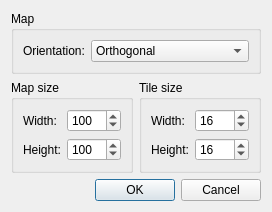
<?xml version="1.0" encoding="UTF-8"?>
<ui version="4.0">
 <class>NewMapDialog</class>
 <widget class="QDialog" name="NewMapDialog">
  <property name="geometry">
   <rect>
    <x>0</x>
    <y>0</y>
    <width>300</width>
    <height>222</height>
   </rect>
  </property>
  <property name="windowTitle">
   <string>New Map</string>
  </property>
  <layout class="QGridLayout" name="gridLayout_3">
   <property name="sizeConstraint">
    <enum>QLayout::SetFixedSize</enum>
   </property>
   <item row="1" column="0">
    <widget class="QGroupBox" name="groupBox">
     <property name="title">
      <string>Map size</string>
     </property>
     <layout class="QGridLayout" name="gridLayout_2">
      <item row="0" column="0">
       <widget class="QLabel" name="label">
        <property name="text">
         <string>Width:</string>
        </property>
        <property name="buddy">
         <cstring>mapWidth</cstring>
        </property>
       </widget>
      </item>
      <item row="0" column="1">
       <widget class="QSpinBox" name="mapWidth">
        <property name="minimum">
         <number>1</number>
        </property>
        <property name="maximum">
         <number>9999</number>
        </property>
        <property name="value">
         <number>100</number>
        </property>
       </widget>
      </item>
      <item row="1" column="0">
       <widget class="QLabel" name="label_2">
        <property name="text">
         <string>Height:</string>
        </property>
        <property name="buddy">
         <cstring>mapHeight</cstring>
        </property>
       </widget>
      </item>
      <item row="1" column="1">
       <widget class="QSpinBox" name="mapHeight">
        <property name="minimum">
         <number>1</number>
        </property>
        <property name="maximum">
         <number>9999</number>
        </property>
        <property name="value">
         <number>100</number>
        </property>
       </widget>
      </item>
     </layout>
    </widget>
   </item>
   <item row="1" column="1">
    <widget class="QGroupBox" name="groupBox_2">
     <property name="title">
      <string>Tile size</string>
     </property>
     <layout class="QGridLayout" name="gridLayout">
      <item row="0" column="0">
       <widget class="QLabel" name="label_3">
        <property name="text">
         <string>Width:</string>
        </property>
        <property name="buddy">
         <cstring>tileWidth</cstring>
        </property>
       </widget>
      </item>
      <item row="0" column="1">
       <widget class="QSpinBox" name="tileWidth">
        <property name="minimum">
         <number>1</number>
        </property>
        <property name="maximum">
         <number>9999</number>
        </property>
        <property name="value">
         <number>16</number>
        </property>
       </widget>
      </item>
      <item row="1" column="0">
       <widget class="QLabel" name="label_4">
        <property name="text">
         <string>Height:</string>
        </property>
        <property name="buddy">
         <cstring>tileHeight</cstring>
        </property>
       </widget>
      </item>
      <item row="1" column="1">
       <widget class="QSpinBox" name="tileHeight">
        <property name="minimum">
         <number>1</number>
        </property>
        <property name="maximum">
         <number>9999</number>
        </property>
        <property name="value">
         <number>16</number>
        </property>
       </widget>
      </item>
     </layout>
    </widget>
   </item>
   <item row="2" column="0">
    <spacer name="verticalSpacer">
     <property name="orientation">
      <enum>Qt::Vertical</enum>
     </property>
     <property name="sizeHint" stdset="0">
      <size>
       <width>20</width>
       <height>0</height>
      </size>
     </property>
    </spacer>
   </item>
   <item row="3" column="0" colspan="2">
    <widget class="QDialogButtonBox" name="buttonBox">
     <property name="orientation">
      <enum>Qt::Horizontal</enum>
     </property>
     <property name="standardButtons">
      <set>QDialogButtonBox::Cancel|QDialogButtonBox::Ok</set>
     </property>
    </widget>
   </item>
   <item row="0" column="0" colspan="2">
    <widget class="QGroupBox" name="groupBox">
     <property name="title">
      <string>Map</string>
     </property>
     <layout class="QHBoxLayout" name="horizontalLayout">
      <item>
       <widget class="QLabel" name="label_5">
        <property name="text">
         <string>Orientation:</string>
        </property>
        <property name="buddy">
         <cstring>orientation</cstring>
        </property>
       </widget>
      </item>
      <item>
       <widget class="QComboBox" name="orientation">
        <property name="sizePolicy">
         <sizepolicy hsizetype="Preferred" vsizetype="Fixed">
          <horstretch>1</horstretch>
          <verstretch>0</verstretch>
         </sizepolicy>
        </property>
        <item>
         <property name="text">
          <string>Orthogonal</string>
         </property>
        </item>
        <item>
         <property name="text">
          <string>Isometric</string>
         </property>
        </item>
       </widget>
      </item>
     </layout>
    </widget>
   </item>
  </layout>
 </widget>
 <tabstops>
  <tabstop>orientation</tabstop>
  <tabstop>mapWidth</tabstop>
  <tabstop>mapHeight</tabstop>
  <tabstop>tileWidth</tabstop>
  <tabstop>tileHeight</tabstop>
  <tabstop>buttonBox</tabstop>
 </tabstops>
 <resources/>
 <connections>
  <connection>
   <sender>buttonBox</sender>
   <signal>accepted()</signal>
   <receiver>NewMapDialog</receiver>
   <slot>accept()</slot>
   <hints>
    <hint type="sourcelabel">
     <x>248</x>
     <y>254</y>
    </hint>
    <hint type="destinationlabel">
     <x>157</x>
     <y>274</y>
    </hint>
   </hints>
  </connection>
  <connection>
   <sender>buttonBox</sender>
   <signal>rejected()</signal>
   <receiver>NewMapDialog</receiver>
   <slot>reject()</slot>
   <hints>
    <hint type="sourcelabel">
     <x>316</x>
     <y>260</y>
    </hint>
    <hint type="destinationlabel">
     <x>286</x>
     <y>274</y>
    </hint>
   </hints>
  </connection>
 </connections>
</ui>
